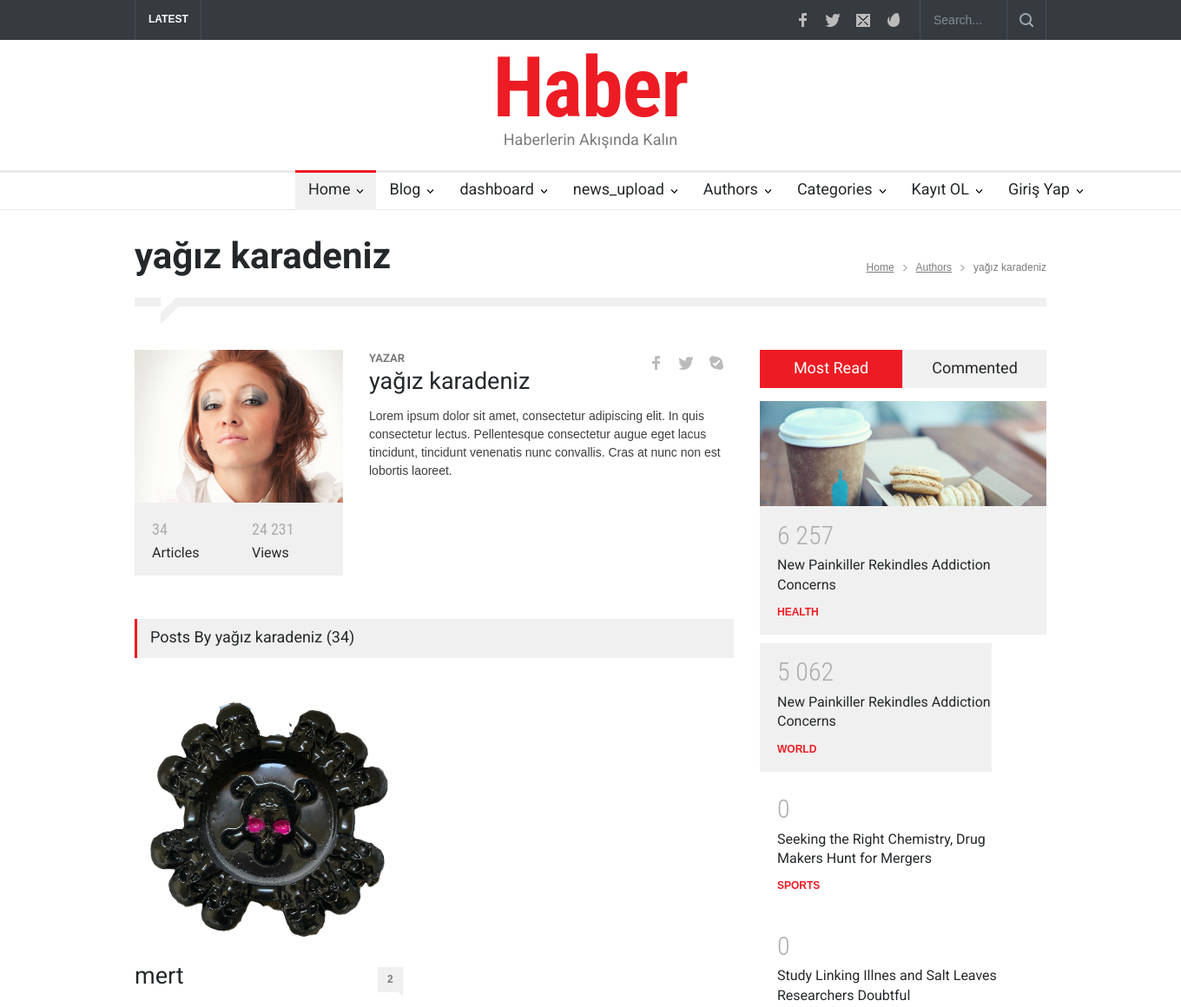
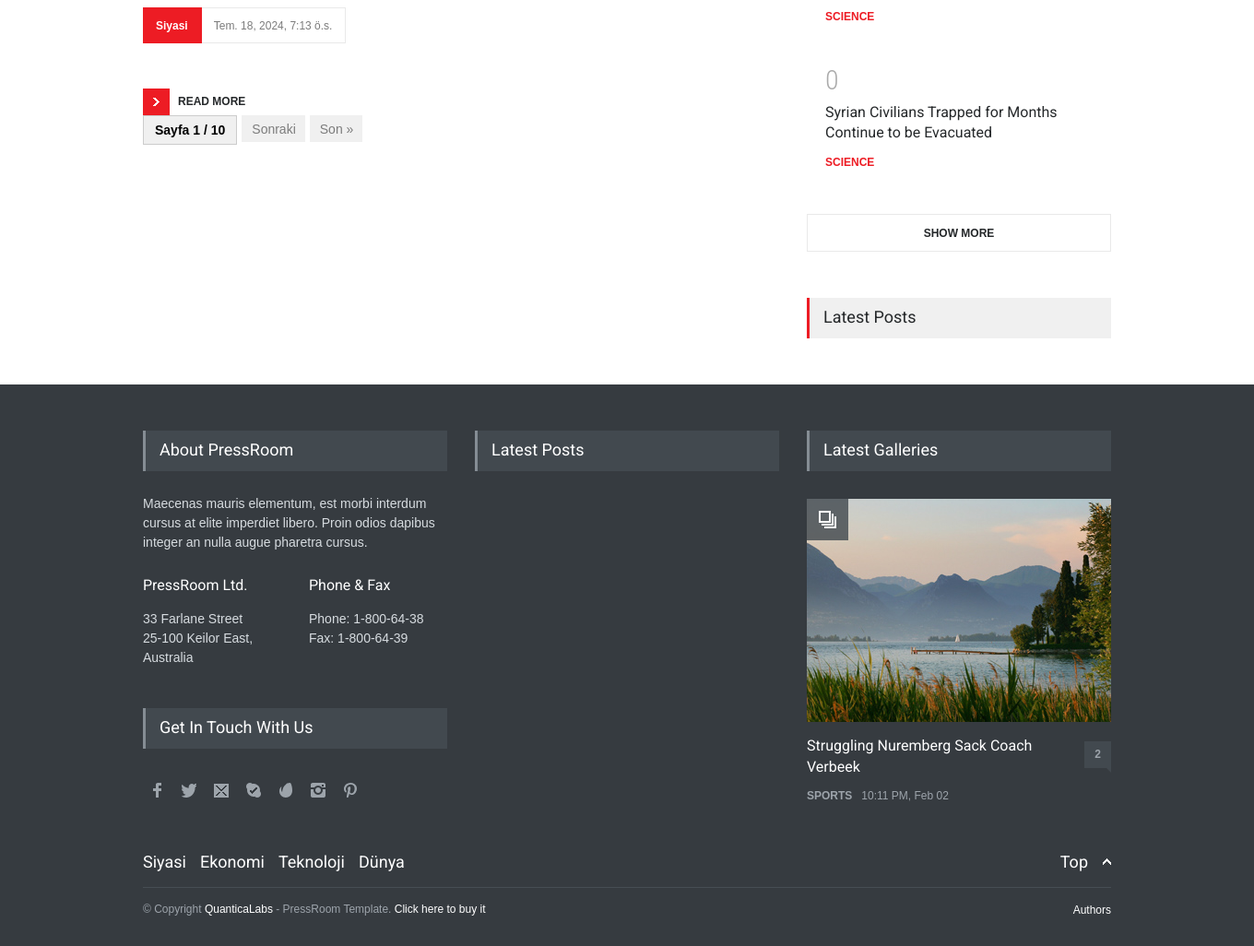
Page /profile/-2 on the committed database (2 pictures, top to bottom).
### login/models.py (models this page shows, shortened)
class Author(models.Model):
    ROLE_CHOICES = (
        ('Backend Developer', 'Backend Developer'),
        ('Frontend Developer', 'Frontend Developer'),
        ('Fullstack Developer', 'Fullstack Developer'),
        ('Web Developer', 'Web Developer'),
        ('Mobile Developer', 'Mobile Developer'),
        ('DevOps Engineer', 'DevOps Engineer'),
        ('UI/UX Designer', 'UI/UX Designer'),
        ('Graphic Designer', 'Graphic Designer'),
        ('Quality Assurance Engineer', 'Quality Assurance Engineer'),
        ('Project Manager', 'Project Manager'),
        ('Product Manager', 'Product Manager'),
        ('Scrum Master', 'Scrum Master'),
        ('Database Administrator', 'Database Administrator'),
        ('System Administrator', 'System Administrator'),
        ('Network Administrator', 'Network Administrator'),
        ('Technical Support', 'Technical Support'),
        ('Customer Support', 'Customer Support'),
        ('Sales Manager', 'Sales Manager'),
        ('HR Manager', 'HR Manager'),
        ('Finance Manager', 'Finance Manager'),
        ('Legal Advisor', 'Legal Advisor'),
        ('Content Writer', 'Content Writer'),
        ('Marketing Specialist', 'Marketing Specialist'),
        ('Business Analyst', 'Business Analyst'),
        ('Data Scientist', 'Data Scientist'),
        ('Security Specialist', 'Security Specialist'),
        ('IT Consultant', 'IT Consultant'),
        ('Trainer / Instructor', 'Trainer / Instructor'),
        ('Intern', 'Intern'),
    )
    role = models.CharField(verbose_name="Görevi", max_length=50, choices=ROLE_CHOICES)
    user = models.ForeignKey(User, verbose_name="Kullanıcı", on_delete=models.SET_NULL, null=True, related_name='authors')
    author_about = models.CharField(verbose_name="Yazar Hakkında", max_length=100, default="")
    phone = models.CharField(verbose_name="Telefon", max_length=50)
    is_darkmode = models.BooleanField(verbose_name="Dark Mode")
    is_delete = models.BooleanField(verbose_name="Silindi", default=False)
    delete_date = models.DateTimeField(verbose_name="Silinme Tarihi", blank=True, null=True)
    created_date = models.DateTimeField(verbose_name="Oluşturma Tarihi", auto_now=False, auto_now_add=True)
    updated_date = models.DateTimeField(verbose_name="Son Güncelleme Tarihi", auto_now=True, auto_now_add=False)
    slug = models.SlugField(verbose_name="Url", unique=True, editable=False)

### news/models.py (models this page shows, shortened)
class News(models.Model):
    user = models.ForeignKey(User, verbose_name=("Kullanıcı"), on_delete=models.CASCADE,null=True)
    news_title = models.CharField(max_length=200, verbose_name="Haber Başlığı")
    news_front=models.TextField(default="")
    news_image = models.FileField(upload_to="NewsImages/", blank=False, verbose_name="Haber Resmi")
    category = models.ForeignKey(Categories,max_length=50, verbose_name="Haberin Kategorisi",on_delete=models.CASCADE,default=None)
    slug = models.SlugField(verbose_name=('Url'), editable=False, null=True, blank=True)
    news_content = RichTextUploadingField()
    view_count = models.IntegerField(default=0)
    created_at = models.DateTimeField(verbose_name=("Oluşturulma Tarihi"), auto_now_add=True)
    updated_at = models.DateTimeField(verbose_name=("Son Güncellenme Tarihi"), auto_now=True)
    is_delete = models.BooleanField(verbose_name=("Silindi mi?"), default=False, help_text="Haberler silindi mi silinmedi mi?")
    delete_date = models.DateTimeField(verbose_name=("Silinme Tarihi"), blank=True, null=True)
    class Meta:
        verbose_name = "Haber"
        verbose_name_plural = "Haberler"

class Categories(models.Model):
    category_name=models.CharField(max_length=30,verbose_name="Kategori")
    class Meta:
        verbose_name="Kategori"
        verbose_name_plural="Kategoriler"
    def __str__(self):
        return self.category_name

### news/views.py (the view)
# urls.py: path('profile/<slug:slug>', views.profile, name="profile"),
def profile(request, slug):
    author = Author.objects.get(slug=slug)
    author_news_list = News.objects.filter(user=author.user, is_delete=False).order_by('-created_at')
    paginator = Paginator(author_news_list, 1)  # 3 haberlik bir sayfalamaya ayır
    page = request.GET.get('page')
    try:
        author_news = paginator.page(page)
    except PageNotAnInteger:
        author_news = paginator.page(1)
    except EmptyPage:
        author_news = paginator.page(paginator.num_pages)
    context = {
        'author': author,
        'author_news': author_news,
    }
    return render(request, 'news/profile.html', context)

### news/templates/news/profile.html (shortened to what this page needs)
{% extends 'main/base.html' %}
{% load static %}
	{% block content %}
	<div class="page">
		<div class="page_header clearfix page_margin_top">
			<div class="page_header_left">
				<h1 class="page_title">{{ author.user.first_name }} {{ author.user.last_name }}</h1>
			</div>
			<div class="page_header_right">
				<ul class="bread_crumb">
					<li>
						<a title="Home" href="{% url 'home' %}">
							Home
						</a>
					</li>
					<li class="separator icon_small_arrow right_gray">
					</li>
					<li>
						<a title="Authors" href="{% url 'authors' %}">
							Authors
						</a>
					</li>
					<li class="separator icon_small_arrow right_gray">
					</li>
					<li>
						{{ author.user.first_name }} {{ author.user.last_name }}
					</li>
				</ul>
			</div>
		</div>
		<div class="page_layout clearfix">
			<div class="divider_block clearfix">
				<hr class="divider first">
				<hr class="divider subheader_arrow">
				<hr class="divider last">
			</div>
			<div class="row page_margin_top">
				<div class="column column_2_3">
					<div class="row">
						<ul class="authors_list rating">
							<li class="author clearfix">
								<div class="avatar_block">
									<a href="images/samples/Team_330x242/image_01.jpg" class="prettyPhoto"
										title="Debora Hilton">
										<img src='images/samples/Team_330x242/image_01.jpg' alt='img'>
									</a>
									<div class="details clearfix">
										<ul class="columns">
											<li class="column">
												<span class="number animated_element" data-value="34"></span>
												<h5>Articles</h5>
											</li>
											<li class="column">
												<span class="number animated_element" data-value="24 231"></span>
												<h5>Views</h5>
											</li>
										</ul>
									</div>
								</div>
								<div class="content">
									<ul class="social_icons clearfix">
										<li>
											<a target="_blank" title="" href="https://facebook.com/QuanticaLabs"
												class="social_icon facebook">
											</a>
										</li>
										<li>
											<a target="_blank" title="" href="https://twitter.com/QuanticaLabs"
												class="social_icon twitter">
											</a>
										</li>
										<li>
											<a title="" href="#" class="social_icon skype">
											</a>
										</li>
									</ul>
									<h6>YAZAR</h6>
									<h2>{{ author.user.first_name }} {{ author.user.last_name }}</h2>
									<p>Lorem ipsum dolor sit amet, consectetur adipiscing elit. In quis consectetur
										lectus. Pellentesque consectetur augue eget lacus tincidunt, tincidunt venenatis
										nunc convallis. Cras at nunc non est lobortis laoreet.</p>
								</div>
							</li>
						</ul>
						<h4 class="box_header page_margin_top_section">Posts By {{ author.user.first_name }} {{ author.user.last_name }} (34)</h4>
						<div class="row">
							<ul class="blog column column_1_2">
								{% for i in author_news %}
								<li class="post">
									<a href="{% url 'details' i.slug %}" title="Nuclear Fusion Closer to Becoming a Reality">
										<img style="width: 300px; height: 300px;" src='{{i.news_image.url}}' alt='img'>
									</a>
									<h2 class="with_number">
										<a href="{% url 'details' i.slug %}" title="Nuclear Fusion Closer to Becoming a Reality">{{ i.news_title|truncatewords:2 }}</a>
										<a class="comments_number" href="post.html#comments_list"
											title="2 commenews_titlents">2<span class="arrow_comments"></span></a>
									</h2>
									<ul class="post_details">
										<li class="category"><a href="{% url 'category' i.category %}" title="WORLD">{{ i.category }}</a></li>
										<li class="date">
											{{ i.created_at }}
										</li>
									</ul>
									<a class="read_more" href="{% url 'details' i.slug %}" title="Read more"><span
											class="arrow"></span><span>READ MORE</span></a>
								</li>
								{% endfor %}
							</ul>
						</div>
						<div class="pagination">
							<ul class="pagination-list">
								<li class="pagination-item">
									<span style="display: inline-block; padding: 8px 12px; border: 1px solid #ccc; background-color: #f0f0f0; color: black; font-weight: bold;" class="pagination-link current-page">
										Sayfa {{ author_news.number }} / {{ author_news.paginator.num_pages }}
									</span>
								</li>
								{% if author_news.has_next %}
									<li class="pagination-item">
										<a href="?page={{ author_news.next_page_number }}" class="pagination-link">Sonraki</a>
									</li>
									<li class="pagination-item">
										<a href="?page={{ author_news.paginator.num_pages }}" class="pagination-link">Son &raquo;</a>
									</li>
								{% endif %}
							</ul>
						</div>
					</div>
				</div>
				<div class="column column_1_3">
					<div class="tabs no_scroll clearfix">
						<ul class="tabs_navigation clearfix">
							<li>
								<a href="#sidebar-most-read" title="Most Read">
									Most Read
								</a>
							</li>
							<li>
								<a href="#sidebar-most-commented" title="Commented">
									Commented
								</a>
							</li>
						</ul>
						<div id="sidebar-most-read">
							<ul class="blog rating page_margin_top clearfix">
								<li class="post">
									<a href="post_small_image.html" title="Nuclear Fusion Closer to Becoming a Reality">
										<img src='images/samples/510x187/image_12.jpg' alt='img'>
									</a>
									<div class="post_content">
										<span class="number animated_element" data-value="6 257"></span>
										<h5><a href="post_small_image.html"
												title="New Painkiller Rekindles Addiction Concerns">New Painkiller
												Rekindles Addiction Concerns</a></h5>
										<ul class="post_details simple">
											<li class="category"><a href="category_health.html"
													title="HEALTH">HEALTH</a></li>
										</ul>
									</div>
								</li>
								<li class="post">
									<div class="post_content">
										<span class="number animated_element" data-value="5 062"></span>
										<h5><a href="post_small_image.html"
												title="New Painkiller Rekindles Addiction Concerns">New Painkiller
												Rekindles Addiction Concerns</a></h5>
										<ul class="post_details simple">
											<li class="category"><a href="category_world.html" title="WORLD">WORLD</a>
											</li>
										</ul>
									</div>
								</li>
								<li class="post">
									<div class="post_content">
										<span class="number animated_element" data-value="4 778"></span>
										<h5><a href="post.html"
												title="Seeking the Right Chemistry, Drug Makers Hunt for Mergers">Seeking
												the Right Chemistry, Drug Makers Hunt for Mergers</a></h5>
										<ul class="post_details simple">
											<li class="category"><a href="category_sports.html"
													title="SPORTS">SPORTS</a></li>
										</ul>
									</div>
								</li>
								<li class="post">
									<div class="post_content">
										<span class="number animated_element" data-value="754"></span>
										<h5><a href="post.html"
												title="Study Linking Illnes and Salt Leaves Researchers Doubtful">Study
												Linking Illnes and Salt Leaves Researchers Doubtful</a></h5>
										<ul class="post_details simple">
											<li class="category"><a href="category_science.html"
													title="SCIENCE">SCIENCE</a></li>
										</ul>
									</div>
								</li>
								<li class="post">
									<div class="post_content">
										<span class="number animated_element" data-value="52"></span>
										<h5><a href="post.html"
												title="Syrian Civilians Trapped for Months Continue to be Evacuated">Syrian
												Civilians Trapped for Months Continue to be Evacuated</a></h5>
										<ul class="post_details simple">
											<li class="category"><a href="category_science.html"
													title="SCIENCE">SCIENCE</a></li>
										</ul>
									</div>
								</li>
							</ul>
							<a class="more page_margin_top" href="#">SHOW MORE</a>
						</div>
					</div>
					<h4 class="box_header page_margin_top_section">Latest Posts</h4>
				</div>
			</div>
		</div>
	</div>
	{% endblock content %}

### static/main/css/animations.css (style rules this page uses)
.animated_element { visibility: hidden; position: relative; }

### static/main/css/odometer-theme-default.css (style rules this page uses)
.odometer.odometer-auto-theme, .odometer.odometer-theme-default { display: -moz-inline-box; -moz-box-orient: vertical; display: inline-block; vertical-align: middle; *vertical-align: auto; position: relative; }
.odometer.odometer-auto-theme, .odometer.odometer-theme-default { *display: inline; }
.odometer.odometer-auto-theme, .odometer.odometer-theme-default { font-family: "Helvetica Neue", sans-serif; line-height: 1.1em; }

### templates/main/base.html (style rules this page uses)
body { overflow-x: hidden; }

### rows in the picture
Author: user.first_name "yağız", user.last_name "karadeniz"
News: news_image (picture), news_title "mert", category "Siyasi", created_at "Tem. 18, 2024, 7:13 ö.s."

### other values in the picture
{{ author_news.number }} "1"
{{ author_news.paginator.num_pages }} "10"
